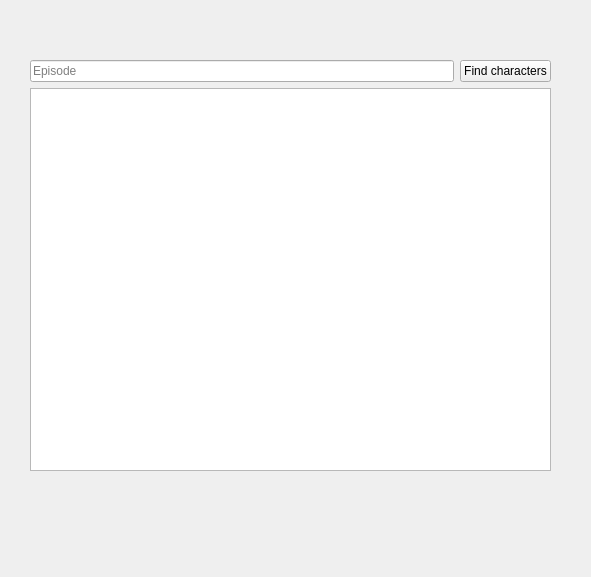
<?xml version="1.0" encoding="UTF-8"?>
<ui version="4.0">
 <class>FindCharacters</class>
 <widget class="QWidget" name="FindCharacters">
  <property name="geometry">
   <rect>
    <x>0</x>
    <y>0</y>
    <width>591</width>
    <height>577</height>
   </rect>
  </property>
  <property name="windowTitle">
   <string>FindCharacters</string>
  </property>
  <widget class="QWidget" name="">
   <property name="geometry">
    <rect>
     <x>30</x>
     <y>60</y>
     <width>521</width>
     <height>411</height>
    </rect>
   </property>
   <layout class="QVBoxLayout" name="verticalLayout">
    <item>
     <layout class="QHBoxLayout" name="horizontalLayout">
      <item>
       <widget class="QLineEdit" name="lineEdit">
        <property name="inputMask">
         <string/>
        </property>
        <property name="placeholderText">
         <string>Episode</string>
        </property>
       </widget>
      </item>
      <item>
       <widget class="QPushButton" name="find_characters">
        <property name="text">
         <string>Find characters</string>
        </property>
       </widget>
      </item>
     </layout>
    </item>
    <item>
     <widget class="QTextEdit" name="textEdit"/>
    </item>
   </layout>
  </widget>
 </widget>
 <resources/>
 <connections/>
</ui>
